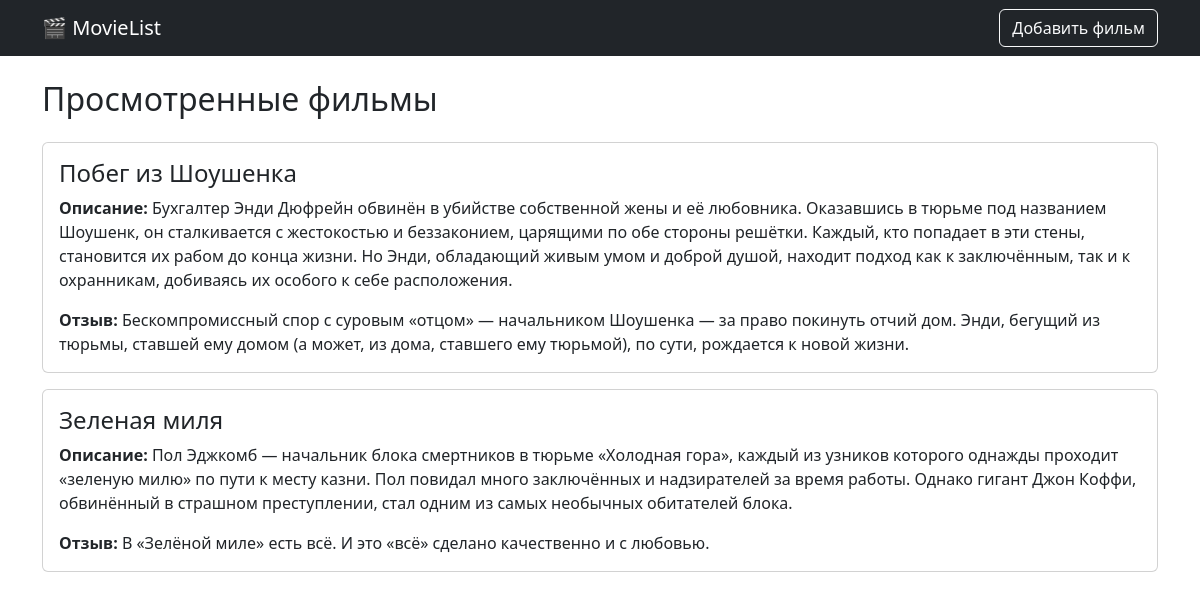
Page /list/ on the committed database.
### films/models.py (models this page shows, shortened)
class Movie(models.Model):
    title = models.CharField('Название фильма', max_length=100)
    description = models.TextField('Описание фильма')
    review = models.TextField('Отзыв')

### films/views.py (the view)
# urls.py: path('list/', views.movie_list, name='movie_list'),
def movie_list(request):
    movies = Movie.objects.all()
    return render(request, 'films/movie_list.html', {'movies': movies})

### films/templates/films/movie_list.html (shortened to what this page needs)
{% extends 'base.html' %}
{% block content %}
<h2 class="mb-4">Просмотренные фильмы</h2>
{% if movies %}
    {% for movie in movies %}
    <div class="card mb-3">
        <div class="card-body">
            <h4 class="card-title">{{ movie.title }}</h4>
            <p class="card-text"><strong>Описание:</strong> {{ movie.description }}</p>
            <p class="card-text"><strong>Отзыв:</strong> {{ movie.review }}</p>
        </div>
    </div>
    {% endfor %}
{% else %}
    <p>Фильмы ещё не добавлены.</p>
{% endif %}
{% endblock %}

### templates/base.html (shortened to what this page needs)
<!DOCTYPE html>
<html lang="ru">
<head>
    <link
      href="https://cdn.jsdelivr.net/npm/bootstrap@5.3.0/dist/css/bootstrap.min.css"
      rel="stylesheet">
</head>
<body>
<nav class="navbar navbar-dark bg-dark mb-4">
  <div class="container">
    <a class="navbar-brand" href="{% url 'movie_list' %}">🎬 MovieList</a>
    <a class="btn btn-outline-light" href="{% url 'add_movie' %}">Добавить фильм</a>
  </div>
</nav>
<div class="container">
    {% block content %}{% endblock %}
</div>
</body>
</html>

### rows in the picture
Movie: title "Побег из Шоушенка", description "Бухгалтер Энди Дюфрейн обвинён в убийстве собственной жены и её любовника. Оказавшись в тюрьме под названием Шоушенк, он сталкивается с жестокостью и беззаконием, царящими по обе стороны решётки. Каждый, кто попадает в эти стены, становится их рабом до конца жизни. Но Энди, обладающий живым умом и доброй душой, находит подход как к заключённым, так и к охранникам, добиваясь их особого к себе расположения.", review "Бескомпромиссный спор с суровым «отцом» — начальником Шоушенка — за право покинуть отчий дом. Энди, бегущий из тюрьмы, ставшей ему домом (а может, из дома, ставшего ему тюрьмой), по сути, рождается к новой жизни."
Movie: title "Зеленая миля", description "Пол Эджкомб — начальник блока смертников в тюрьме «Холодная гора», каждый из узников которого однажды проходит «зеленую милю» по пути к месту казни. Пол повидал много заключённых и надзирателей за время работы. Однако гигант Джон Коффи, обвинённый в страшном преступлении, стал одним из самых необычных обитателей блока.", review "В «Зелёной миле» есть всё. И это «всё» сделано качественно и с любовью."
